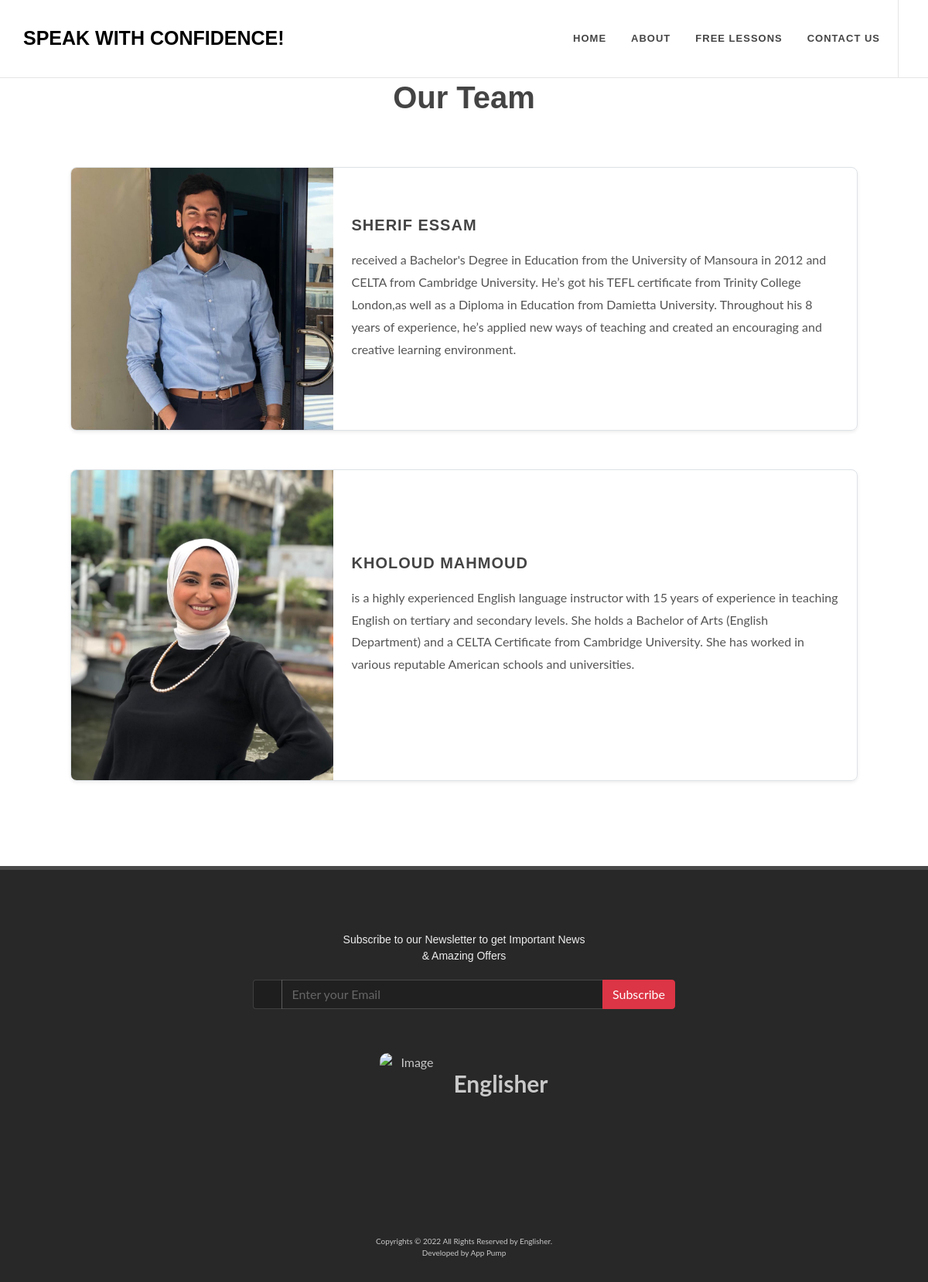
Page /team/ on the committed database.
### englisher/models.py (models this page shows, shortened)
class Team(models.Model):
    name = models.CharField(max_length=250)
    image = models.ImageField(upload_to="images/team/")
    jop = models.CharField(max_length=250, blank=True, null=True)
    about = models.TextField()
    active = models.BooleanField(default=False)
    created = models.DateTimeField(auto_now_add=True)
    updated = models.DateTimeField(auto_now=True)

### englisher/views.py (the view)
# urls.py: path("team/", views.team, name="team"),
def team(request):
    teams = Team.objects.filter(active=True)
    trmplate_name = "eng_templates/team.html"
    context = {
        "teams": teams
    }
    return render(request, trmplate_name, context)

### englisher/templatetags/blog_tags.py (called while the page is built)
@register.filter(name='markdown')
def markdown_format(text):
    return mark_safe(markdown.markdown(text))

### templates/eng_templates/team.html (shortened to what this page needs)
{% extends "base.html" %}
{% load static %}
{% load solo_tags %}
{% load blog_tags %}
{% block content %}
{% get_solo 'englisher.AboutFounder' as about_founder %}
<div class="content-wrap min-vh-100 d-flex align-items-center">
    <div class="container clearfix">
        <div class="row justify-content-center gutter-50 col-mb-50">
            <div class="col-xl-6 col-lg-8 text-center">
                <h3 class="h1 fw-bold mb-3">Our Team</h3>
            </div>
            {% for team in teams %}
            <div class="col-lg-11">
                <div class="row team team-list rounded-5 g-0 align-items-center shadow-sm border h-shadow h-translatey-sm all-ts rounded-4 overflow-hidden">
                    <div class="col-md-4 team-image col-sm-5 d-flex align-self-stretch">
                        <img src="{{team.image.url}}" alt="{{team.name}}">
                    </div>
                    <div class="col-md-8 col-sm-7 p-4">
                        <div class="team-desc text-start">
                            <div class="team-title pt-0 mb-3"><h4>{{team.name}}</h4></div>
                            <p class="mb-3">{{team.about|markdown}}</p>
                        </div>
                    </div>
                </div>
            </div>
            {% endfor %}
        </div>
    </div>
</div>
{% endblock content %}

### templates/base.html (shortened to what this page needs)
{% load static %}
<!DOCTYPE html>
<html dir="ltr" lang="en-US">
<head>
    {% include "head.html" %}
</head>
<body class="stretched">
	<div id="wrapper" class="clearfix">
		{% include "header.html" %}
		<section id="content">
			<div class="content-wrap">
            {% block content %}
            {% endblock content %}
			</div>
		</section>
		{% include "footer.html" %}
	</div>
</body>
</html>

### templates/head.html (shortened to what this page needs)
{% load static %}
<link href="{% static 'css/css2936.css' %}" rel="stylesheet" type="text/css" />
<link rel="stylesheet" href="{% static 'css/bootstrap.css' %}" type="text/css" />
<link rel="stylesheet" href="{% static 'css/style.css' %}" type="text/css" />
<link rel="stylesheet" href="{% static 'css/swiper.css' %}" type="text/css" />
<link rel="stylesheet" href="{% static 'css/dark.css' %}" type="text/css" />
<link rel="stylesheet" href="{% static 'css/font-icons.css' %}" type="text/css" />
<link rel="stylesheet" href="{% static 'css/animate.css' %}" type="text/css" />
<link rel="stylesheet" href="{% static 'css/magnific-popup.css' %}" type="text/css" />
<link rel="stylesheet" href="{% static 'css/custom.css' %}" type="text/css" />

### templates/header.html (shortened to what this page needs)
{% load static %}
{% load solo_tags %}
<header id="header" class="full-header transparent-header" data-sticky-class="not-dark">
    <div id="header-wrap">
        <div class="container">
            <div class="header-row">
                <div id="logo">
                    <a href="{% url 'home' %}" class="standard-logo bold" >SPEAK WITH CONFIDENCE!</a>
                </div>
                <nav class="primary-menu">
                    <ul class="menu-container">
                        <li class="menu-item">
                            <a class="menu-link" href="{% url 'home' %}"><div>Home</div></a>
                        </li>
                        <li class="menu-item">
                            <a class="menu-link" href="#"><div>About</div></a>
                        </li>
                        <li class="menu-item">
                            <a class="menu-link" data-href="#section-videos" href="{% url 'home' %}#section-videos"><div>FREE LESSONS</div></a>
                        </li>
                        <li class="menu-item">
                            <a class="menu-link" data-href="#footer" href="#footer"><div>Contact Us</div></a>
                        </li>
                    </ul>
                </nav>
            </div>
        </div>
    </div>
    <div class="header-wrap-clone"></div>
</header>

### templates/footer.html (shortened to what this page needs)
{% load static %}
{% load solo_tags %}
{% load widget_tweaks %}
<footer id="footer" class="dark">
    <div class="container">
        <div class="footer-widgets-wrap">
            <div class="row col-mb-50 text-center justify-content-center">
                <div class="col-lg-6">
                    <div class="widget subscribe-widget clearfix">
                        <h5><strong>Subscribe</strong> to our Newsletter to get Important News <br>& Amazing Offers</h5>
                        <form id="widget-subscribe-form" action="{% url 'test-url' %}" method="post" class="mb-0">
                            <div class="input-group mx-auto">
                                <div class="input-group-text"><i class="icon-email2"></i></div>
                                <input type="email" maxlength="250" required id="id_email widget-subscribe-form-email" name="email" class="form-control required email" placeholder="Enter your Email">
                                <button type="submit" class="btn btn-danger">Subscribe</button>
                            </div>
                        </form>
                    </div>
                    <div class="logo-name">
                        <img src="{% static 'images/footer.jpg' %}" alt="Image" height="80" width="80" class="footer-img">
                        <span class="bold">Englisher</span>
                    </div>
                    <div class="d-flex justify-content-center justify-content-md-center mt-5">
                        <a href="https://www.facebook.com/Englisher87/" target="_blank" class="social-icon si-small si-borderless si-facebook">
                            <i class="icon-facebook"></i>
                        </a>
                        <a href="https://www.instagram.com/englisherofficial/" target="_blank" class="social-icon si-small si-borderless si-instagram">
                            <i class="icon-instagram"></i>
                        </a>
                        <a href="https://youtube.com/c/TheEnglisher" target="_blank" class="social-icon si-small si-borderless si-youtube">
                            <i class="icon-youtube"></i>
                        </a>
                        <a href="https://www.linkedin.com/company/englisher/" target="_blank" class="social-icon si-small si-borderless si-linkedin">
                            <i class="icon-linkedin"></i>
                        </a>
                        <a href="https://wa.me/message/JUUVMHPSUP7MC1" target="_blank" class="social-icon si-small si-borderless si-whatsapp">
                            <i class="icon-whatsapp"></i>
                        </a>
                    </div>
                        <div class="mt-5 copy-right">
                            Copyrights &copy; 2022 All Rights Reserved by Englisher.<br>
                            <p class="">Developed by <a href="https://www.facebook.com/apppumpdev/" target="_blank" class=""> App Pump</a></p>
                        </div>
                </div>
            </div>
        </div>
    </div>
</footer>

### englisher/static/css/dark.css (style rules this page uses)
.dark, .dark h1, .dark h2, .dark h3, .dark h4, .dark h5, .dark h6 { color: #EEE; }
.dark .social-icon { color: #EEE; border-color: #AAA; }
.dark #footer, #footer.dark { color: rgba(255,255,255,0.75); background-color: #282828; border-top-color: rgba(255,255,255,0.15); }
.dark .footer-widgets-wrap a { color: rgba(255,255,255,0.75); }
.dark #footer .social-icon.si-borderless, #footer.dark .social-icon.si-borderless { color: rgba(255,255,255,0.5) !important; }
.dark .form-control:not(.not-dark), .dark .sm-form-control:not(.not-dark), .dark .form-select:not(.not-dark) { color: #999; background-color: rgba(0,0,0,0.2); border-color: rgba(255,255,255,0.15); }
.dark .input-group-text { color: #999; background-color: rgba(0,0,0,0.25); border-color: rgba(255,255,255,0.15); }

### englisher/static/css/custom.css (style rules this page uses)
html { font-size:16px!important }

### templates/header.html (style rules this page uses)
.bold { font-weight: bolder; }

### templates/footer.html (style rules this page uses)
[class*=col-mb-]>.col, [class*=col-mb-]>[class*=col-] { padding-bottom: 0; }
#footer .footer-widgets-wrap { position: relative; padding: 80px 0 0 0; }
.copy-right { font-size: 10px; }

### rows in the picture
Team: image (picture), name "SHERIF ESSAM", about "received a Bachelor's Degree in Education from the University of Mansoura in 2012 and CELTA from Cambridge University. He’s got his TEFL certificate from Trinity College London,as well as a Diploma in Education from Damietta University. Throughout his 8 years of experience, he’s applied new ways of teaching and created an encouraging and creative learning environment."
Team: image (picture), name "KHOLOUD MAHMOUD", about "is a highly experienced English language instructor with 15 years of experience in teaching English on tertiary and secondary levels. She holds a Bachelor of Arts (English Department) and a CELTA Certificate from Cambridge University. She has worked in various reputable American schools and universities."
